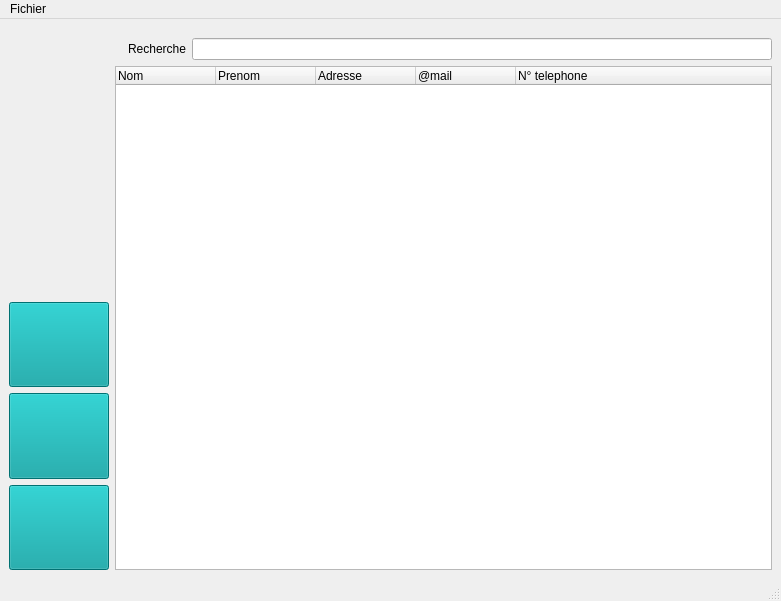
<?xml version="1.0" encoding="UTF-8"?>
<ui version="4.0">
 <class>MainWindow</class>
 <widget class="QMainWindow" name="MainWindow">
  <property name="geometry">
   <rect>
    <x>0</x>
    <y>0</y>
    <width>781</width>
    <height>601</height>
   </rect>
  </property>
  <property name="windowTitle">
   <string>MainWindow</string>
  </property>
  <widget class="QWidget" name="centralwidget">
   <layout class="QHBoxLayout" name="horizontalLayout">
    <item>
     <layout class="QVBoxLayout" name="verticalLayout_2">
      <item>
       <widget class="QLabel" name="label">
        <property name="text">
         <string/>
        </property>
        <property name="pixmap">
         <pixmap>image/imageGroupe.png</pixmap>
        </property>
       </widget>
      </item>
      <item>
       <layout class="QGridLayout" name="gridLayout_2">
        <item row="1" column="0">
         <widget class="QPushButton" name="Editer">
          <property name="minimumSize">
           <size>
            <width>100</width>
            <height>70</height>
           </size>
          </property>
          <property name="maximumSize">
           <size>
            <width>150</width>
            <height>16777214</height>
           </size>
          </property>
          <property name="styleSheet">
           <string notr="true">background-color: #009e9f</string>
          </property>
          <property name="text">
           <string/>
          </property>
          <property name="icon">
           <iconset>
            <normaloff>image/editerContact.png</normaloff>image/editerContact.png</iconset>
          </property>
          <property name="iconSize">
           <size>
            <width>70</width>
            <height>70</height>
           </size>
          </property>
         </widget>
        </item>
        <item row="0" column="0">
         <widget class="QPushButton" name="Ajouter">
          <property name="minimumSize">
           <size>
            <width>100</width>
            <height>70</height>
           </size>
          </property>
          <property name="maximumSize">
           <size>
            <width>150</width>
            <height>16777214</height>
           </size>
          </property>
          <property name="sizeIncrement">
           <size>
            <width>0</width>
            <height>0</height>
           </size>
          </property>
          <property name="baseSize">
           <size>
            <width>0</width>
            <height>0</height>
           </size>
          </property>
          <property name="layoutDirection">
           <enum>Qt::LeftToRight</enum>
          </property>
          <property name="autoFillBackground">
           <bool>false</bool>
          </property>
          <property name="styleSheet">
           <string notr="true">background-color: #009e9f</string>
          </property>
          <property name="text">
           <string/>
          </property>
          <property name="icon">
           <iconset>
            <normaloff>image/suppContact.png</normaloff>image/suppContact.png</iconset>
          </property>
          <property name="iconSize">
           <size>
            <width>70</width>
            <height>70</height>
           </size>
          </property>
          <property name="autoDefault">
           <bool>false</bool>
          </property>
          <property name="default">
           <bool>false</bool>
          </property>
          <property name="flat">
           <bool>false</bool>
          </property>
         </widget>
        </item>
        <item row="2" column="0">
         <widget class="QPushButton" name="Supprimer">
          <property name="minimumSize">
           <size>
            <width>100</width>
            <height>70</height>
           </size>
          </property>
          <property name="maximumSize">
           <size>
            <width>150</width>
            <height>16777214</height>
           </size>
          </property>
          <property name="styleSheet">
           <string notr="true">background-color: #009e9f</string>
          </property>
          <property name="text">
           <string/>
          </property>
          <property name="icon">
           <iconset>
            <normaloff>image/ajoutContact.png</normaloff>image/ajoutContact.png</iconset>
          </property>
          <property name="iconSize">
           <size>
            <width>70</width>
            <height>70</height>
           </size>
          </property>
         </widget>
        </item>
       </layout>
      </item>
     </layout>
    </item>
    <item>
     <layout class="QVBoxLayout" name="verticalLayout">
      <item>
       <layout class="QHBoxLayout" name="horizontalLayout_4">
        <property name="topMargin">
         <number>10</number>
        </property>
        <item>
         <widget class="QLabel" name="label_3">
          <property name="maximumSize">
           <size>
            <width>30</width>
            <height>16777215</height>
           </size>
          </property>
          <property name="text">
           <string/>
          </property>
          <property name="pixmap">
           <pixmap>image/tnew_spotlight-icon2.png</pixmap>
          </property>
         </widget>
        </item>
        <item>
         <widget class="QLabel" name="label_2">
          <property name="sizeIncrement">
           <size>
            <width>0</width>
            <height>0</height>
           </size>
          </property>
          <property name="text">
           <string>Recherche</string>
          </property>
         </widget>
        </item>
        <item>
         <widget class="QLineEdit" name="Rechercher"/>
        </item>
       </layout>
      </item>
      <item>
       <widget class="QTreeWidget" name="Annuaire">
        <column>
         <property name="text">
          <string>Nom</string>
         </property>
        </column>
        <column>
         <property name="text">
          <string>Prenom</string>
         </property>
        </column>
        <column>
         <property name="text">
          <string>Adresse</string>
         </property>
        </column>
        <column>
         <property name="text">
          <string>@mail</string>
         </property>
        </column>
        <column>
         <property name="text">
          <string>N° telephone</string>
         </property>
        </column>
       </widget>
      </item>
     </layout>
    </item>
   </layout>
  </widget>
  <widget class="QMenuBar" name="menubar">
   <property name="geometry">
    <rect>
     <x>0</x>
     <y>0</y>
     <width>781</width>
     <height>21</height>
    </rect>
   </property>
   <widget class="QMenu" name="menuNouveau">
    <property name="title">
     <string>Fichier</string>
    </property>
    <addaction name="actionNouveau"/>
    <addaction name="actionOuvrir"/>
    <addaction name="separator"/>
    <addaction name="actionEnregistrer"/>
    <addaction name="actionEnregistrer_sous"/>
    <addaction name="separator"/>
    <addaction name="actionImprimer"/>
    <addaction name="separator"/>
    <addaction name="actionQuitter"/>
   </widget>
   <addaction name="menuNouveau"/>
  </widget>
  <widget class="QStatusBar" name="statusbar"/>
  <action name="actionNouveau">
   <property name="text">
    <string>Nouveau...</string>
   </property>
  </action>
  <action name="actionOuvrir">
   <property name="text">
    <string>Ouvrir...</string>
   </property>
  </action>
  <action name="actionEnregistrer">
   <property name="text">
    <string>Enregistrer</string>
   </property>
  </action>
  <action name="actionEnregistrer_sous">
   <property name="text">
    <string>Enregistrer sous...</string>
   </property>
  </action>
  <action name="actionImprimer">
   <property name="text">
    <string>Imprimer</string>
   </property>
  </action>
  <action name="actionQuitter">
   <property name="text">
    <string>Quitter</string>
   </property>
  </action>
 </widget>
 <resources/>
 <connections/>
</ui>
